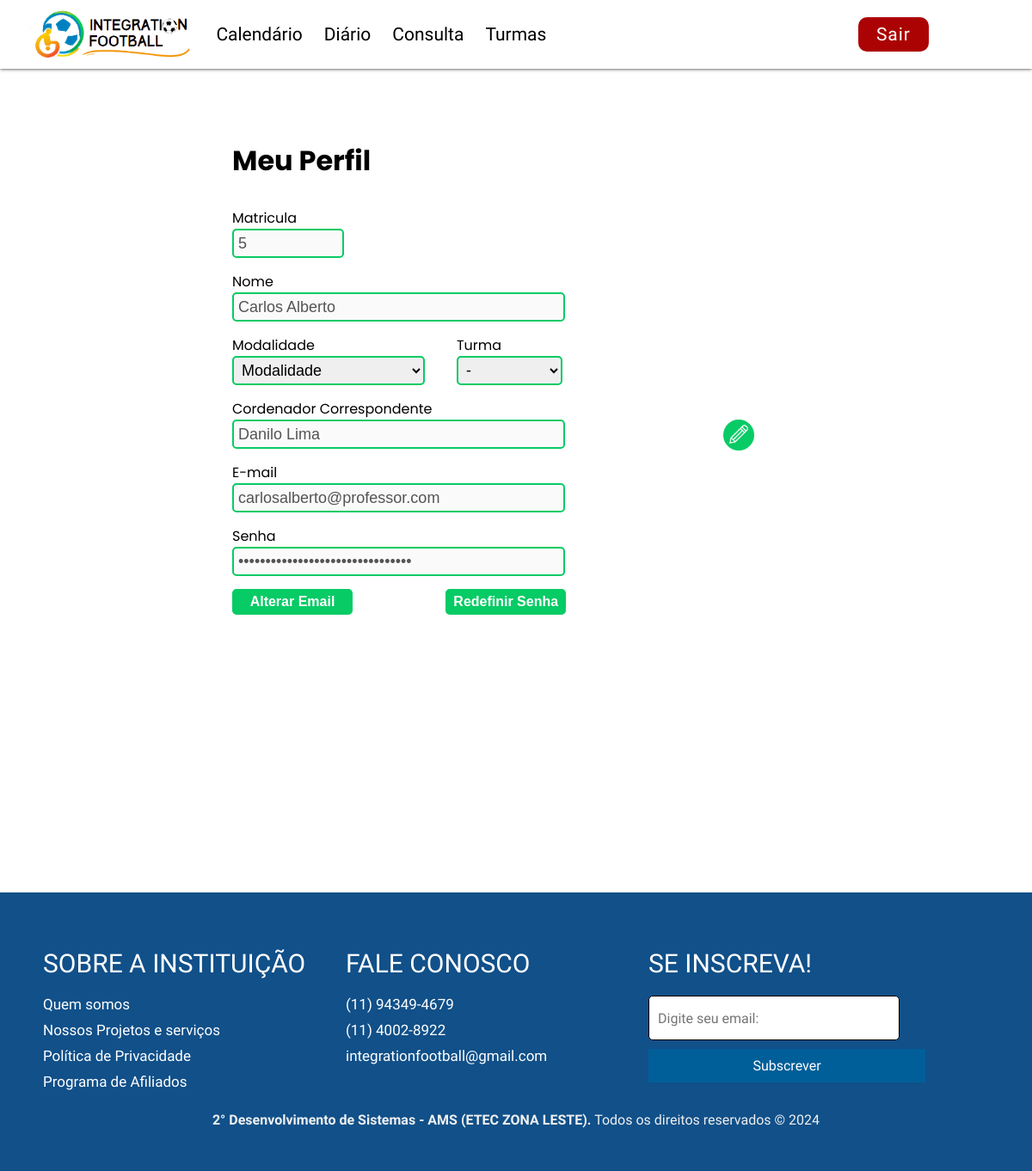
Screenshot of /perfilProfessor.php (signed in) with the database file from the repository.
### tables this page shows
CREATE TABLE `professores` (
  `id` int(11) NOT NULL,
  `nome_professor` varchar(255) NOT NULL,
  `foto_perfil` varchar(255) DEFAULT NULL,
  `cpf_professor` int(11) NOT NULL,
  `data_nasc` date NOT NULL,
  `email_professor` varchar(255) NOT NULL,
  `senha` varchar(55) NOT NULL,
  `telefone_professor` int(11) NOT NULL,
  `nome_coordenador` varchar(255) DEFAULT NULL
);

### controller/conexao.php (called while the page is built, shortened)
<?php
class Conexao {
    private $host = "localhost";
    private $usuario = "root";
    private $senha = "";
    private $banco = "integrationfootball";
    private $conexao;
    public function __construct() {
        $this->conexao = new mysqli($this->host, $this->usuario, $this->senha, $this->banco);
    }
    public function getConexao() {
        return $this->conexao;
    }
}
?>

### controller/professorcontroller.php (called while the page is built, shortened)
<?php
require_once $_SERVER['DOCUMENT_ROOT'] . '/Integration-Football-main/Integration-Football/model/professorModel.php';
class ProfessorController
{
    private $professor;
    public function __construct()
    {
        $this->professor = new Professor();
        if (isset($_POST['crud'])) {
            if ($_POST['crud'] == "INSERT") {
                $this->inserir();
            } elseif ($_POST['crud'] == "UPDATE") {
                $this->atualizar();
            } elseif ($_POST['crud'] == "DELETE") {
                $this->deletar();
            } elseif ($_POST['crud'] == "alterarSenha") {
                $this->redefinirSenha();
            }elseif($_POST['crud'] == "AtualizarFoto"){
                $this->AtualizarFotoPerfil();
            }
        } else {
            $this->listar();
        }
    }
    public function listar()
    {
        return $this->professor->listar();
    }
    public function buscarPorId($id)
    {
        return $this->professor->buscarPorId($id);
    }
}

### model/professorModel.php (called while the page is built, shortened)
<?php
require_once $_SERVER['DOCUMENT_ROOT'] . "/Integration-Football-main/Integration-Football/controller/conexao.php";
class Professor
{
    private $conexao;
    public function __construct()
    {
        $this->conexao = new Conexao();
    }
    public function listar()
    {
        $sql = "SELECT * FROM professores";
        $stmt = $this->conexao->getConexao()->prepare($sql);
        $stmt->execute();
        $result = $stmt->get_result();
        $professores = [];
        while ($professor = $result->fetch_assoc()) {
            $professores[] = $professor;
        }
        return $professores;
    }
    public function buscarPorId($id)
    {
        $sql = "SELECT * FROM professores WHERE id = ?";
        $stmt = $this->conexao->getConexao()->prepare($sql);
        $stmt->bind_param('i', $id);
        $stmt->execute();
        $result = $stmt->get_result();
        $professor = $result->fetch_assoc();
        return $professor;
    }
}

### perfilProfessor.php (the view, shortened to what this page needs)
<?php
require_once './controller/professorcontroller.php';
$imports = [
  "https://fonts.googleapis.com/css2?family=Poppins:ital,wght@0,200;0,400;0,600;1,200;1,400;1,600&display=swap",
  "https://cdnjs.cloudflare.com/ajax/libs/font-awesome/4.7.0/css/font-awesome.min.css",
  "https://fonts.gstatic.com/",
  "https://fonts.googleapis.com/css2?family=Barlow&family=Teko:wght@300&display=swap"
];
$pageCSS = ["perfilProfessor.css"];
$id = $_SESSION["id"];
$professorController = new ProfessorController;
$professor = $professorController->buscarPorId($id);
include_once('./templetes/headerProfessor.php');
?>
<div class="container">
  <div id="perfil">
    <div id="form">
      <h1 id="titulo">Meu Perfil</h1>
      <div id="informacoes">
        <div id="bloco1">
          <label for="input-matricula">Matricula</label>
          <input id="input-matricula" type="text" name="matricula" value="<?= $professor['id']; ?>" disabled>
          <label for="input-nome">Nome</label>
          <input id="input-nome" type="text" name="nome" value="<?= $professor['nome_professor']; ?>" disabled>
          <div id="modalidade-turma">
          <div id="modalidade">
              <label for="input-modalidade">Modalidade</label>
              <select id="input-modalidade" onChange="enviarModalidade()">
              <?php
                echo '<option value="" disabled selected hidden>Modalidade</option>';
                    ?>
              </select>
            </div>
            <div id="turma">
              <label for="input-turma">Turma</label>
              <select id="select-turma">
                <option value="" disabled selected hidden>-</option>
              </select>
            </div>
          </div>
          <label for="input-professor">Cordenador Correspondente</label>
          <input id="input-professor" type="text" value="<?= $professor['nome_coordenador']; ?>" disabled>
          <label for="input-email">E-mail</label>
          <input id="input-email" type="text" value="<?= $professor['email_professor']; ?>" disabled>
          <label for="input-senha-pessoal">Senha</label>
          <input id="input-senha-pessoal" type="password" value="<?= $professor['senha']; ?>" disabled>
          <div id="btns">
          <button id="btn-enviar" type="button">Alterar Email</button>
          <button onclick="fecharTela()" id="btn-enviar" type="button">Redefinir Senha</button>
        </div>
        </div>
        <div id="bloco2">
          <form action="./controller/professorcontroller.php" method="POST" enctype="multipart/form-data">
          <div style="background-image: url(<?= $professor['foto_perfil'];  ?>);" id="foto-perfil">
            <button type="button" onclick="" id="btn-editar-foto"> <img src="./Imagens/editar.png" alt="" draggable="false"> </button>
          </div>
          </form>
        </div>
      </div>
      </div>
  </div>
  <br><br><br><br><br>
</div>
<?php
include_once('./templetes/footer.php');
?>

### templetes/headerProfessor.php (shortened to what this page needs)
<!DOCTYPE html>
<html lang="pt-br">
<head>
    <link rel="stylesheet" href="templetes/headerProfessor.css">
    <link rel="stylesheet" href="templetes/footer.css">
    <link rel="stylesheet" href="https://cdnjs.cloudflare.com/ajax/libs/font-awesome/4.7.0/css/font-awesome.min.css">
    <link rel="stylesheet" href="templetes/mensagemSessao.css">
    <?php
    if (isset($pageCSS) && is_array($pageCSS)) {
        foreach ($pageCSS as $cssFile) {
            echo '<link rel="stylesheet" href="css/' . $cssFile . '">';
        }
    }
    if (isset($imports) && is_array($imports)) {
        foreach ($imports as $fontUrl) {
            echo '<link rel="stylesheet" href="' . $fontUrl . '">';
        }
    }
    ?>
</head>
<body>
    <header>
        <div id="part-1">
                <img id="logo" src="templetes/logonova.png" alt="">
            <div id="navbar-part-1">
                    <li><a href="calendarioProfessor.php">Calendário</a></li>
                    <li><a href="presencaProfessor.php">Diário</a></li>
                    <li><a href="consultaProfessor.php">Consulta</a></li>
                    <li><a href="turmasProfessor.php">Turmas</a></li>
            </div>
        </div>
        <div id="part-2">
            <div id="navbar-part-2">
                <button onclick="" style="cursor: pointer;" id="login"><li><a>Sair</a></li></button>
                <div style="background-image: url(<?= $professor['foto_perfil'];  ?>);" onclick="redirecionar('perfilProfessor.php')" id="icone-perfil"></div>
            </div>
        </div>
    </header>
    <div vw class="enabled">
        <div vw-plugin-wrapper>
        </div>
    </div>

### templetes/headerProfessor.css (style rules this page uses)
* { padding: 0; margin: 0; }
body { overflow-x: hidden; margin-top: 40px; }
header { position: fixed; top: 0; background-color: #ffffff; width: 100%; height: 80px; display: flex; box-shadow: 0px 0px 4px #1c1c1c; z-index: 10; user-select: none; -webkit-user-drag: none; -webkit-touch-callout: none; -webkit-tap-highlight-color: transparent; }
header li, header li a { list-style: none; text-decoration: none; font-size: 21px; font-weight: 500; color: #000000; position: relative; font-family: 'Barlow Condensed', sans-serif; }
#login { padding: 5px 18px; border-radius: 10px; border: rgba(171, 3, 3, 1) solid; background-color: rgba(171, 3, 3, 1); transition: 0.5s; }
#login a { color: rgb(255, 255, 255); letter-spacing: 1px; }
#icone-perfil { cursor: pointer; width: 60px; height: 60px; border-radius: 50%; background-size: cover; background-position: center; background-repeat: no-repeat; }
#navbar-part-1 li a::after { display: block; content: " "; width: 0; height: 2px; background-color: #07cb65; position: absolute; bottom: 0; left: 50%; transition: width 0.3s ease 0s, left 0.3s ease 0s; }
#logo { width: 200px; margin-left: 3%; margin-right: 3%; }
#part-1 { width: 100%; display: flex; align-items: center; justify-content: flex-start; }
#navbar-part-1 { display: flex; gap: 25px; }
#part-2 { width: 40%; display: flex; align-items: center; justify-content: flex-end; }
#navbar-part-2 { display: flex; gap: 20px; margin-right: 40px; align-items: center; }

### templetes/footer.css (style rules this page uses)
* { margin: 0; padding: 0; }
.container { display: flex; flex-direction: column; min-height: 100vh; }

### css/perfilProfessor.css (style rules this page uses)
.container { width: 100vw; margin-top: 80px; font-family: "Poppins", sans-serif; }
#perfil { width: 100%; display: flex; justify-content: center; }
#form { display: flex; flex-direction: column; width: 55%; min-width: 650px; margin-top: 25px; }
#titulo { margin-bottom: 30px; }
#informacoes { display: flex; }
#bloco1 { display: flex; flex-direction: column; width: 100%; }
#bloco2 { width: 70%; display: flex; justify-content: center; }
#foto-perfil { position: relative; margin-top: 80px; margin-bottom: 50px; background-size: cover; background-position: center; background-repeat: no-repeat; border-radius: 50%; width: 200px; height: 200px; }
#btn-editar-foto { cursor: pointer; width: 40px; height: 40px; background-color: #07cb65; border: 2px solid white; border-radius: 50%; position: absolute; top: 165px; right: 15px; }
#btn-editar-foto img { width: 22px; height: 22px; }
#modalidade-turma { width: 96%; display: flex; justify-content: space-between; }
#input-modalidade { width: 100%; display: flex; }
#modalidade { width: 60%; }
#turma { width: 30%; }
#input-matricula { width: 30%; }
#select-turma { border: none; border: solid 2px #07cb65; border-radius: 5px; height: 34px; width: 110%; font-size: 18px; outline: none; padding: 0 5px; margin-bottom: 15px; }
#btns { display: flex; justify-content: space-between; width: 100%; }
#input-modalidade { border: none; border: solid 2px #07cb65; border-radius: 5px; height: 34px; width: 100%; font-size: 18px; outline: none; padding: 0 5px; margin-bottom: 15px; }
input { border: none; border: solid 2px #07cb65; border-radius: 5px; height: 30px; width: 96%; font-size: 18px; padding: 0 5px; margin-bottom: 15px; }
#btn-enviar { cursor: pointer; border: none; border: solid 2px #07cb65; background-color: #07cb65; color: white; font-weight: bold; font-size: 16px; border-radius: 5px; height: 30px; width: 140px; }

### rows the page displays
professores: matricula "5", nome "Carlos Alberto", nome_coordenador "Danilo Lima", email_professor "carlosalberto@professor.com"
